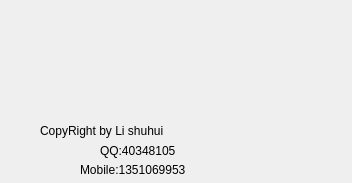
<?xml version="1.0" encoding="UTF-8"?>
<ui version="4.0">
 <class>AboutDialog</class>
 <widget class="QDialog" name="AboutDialog">
  <property name="geometry">
   <rect>
    <x>0</x>
    <y>0</y>
    <width>352</width>
    <height>183</height>
   </rect>
  </property>
  <property name="windowTitle">
   <string>Dialog</string>
  </property>
  <widget class="QLabel" name="label_2">
   <property name="geometry">
    <rect>
     <x>40</x>
     <y>120</y>
     <width>141</width>
     <height>21</height>
    </rect>
   </property>
   <property name="text">
    <string>CopyRight by Li shuhui</string>
   </property>
  </widget>
  <widget class="QLabel" name="label_3">
   <property name="geometry">
    <rect>
     <x>100</x>
     <y>140</y>
     <width>81</width>
     <height>21</height>
    </rect>
   </property>
   <property name="text">
    <string>QQ:40348105</string>
   </property>
  </widget>
  <widget class="QLabel" name="label_4">
   <property name="geometry">
    <rect>
     <x>80</x>
     <y>160</y>
     <width>111</width>
     <height>20</height>
    </rect>
   </property>
   <property name="text">
    <string>Mobile:1351069953</string>
   </property>
  </widget>
 </widget>
 <resources/>
 <connections/>
</ui>
